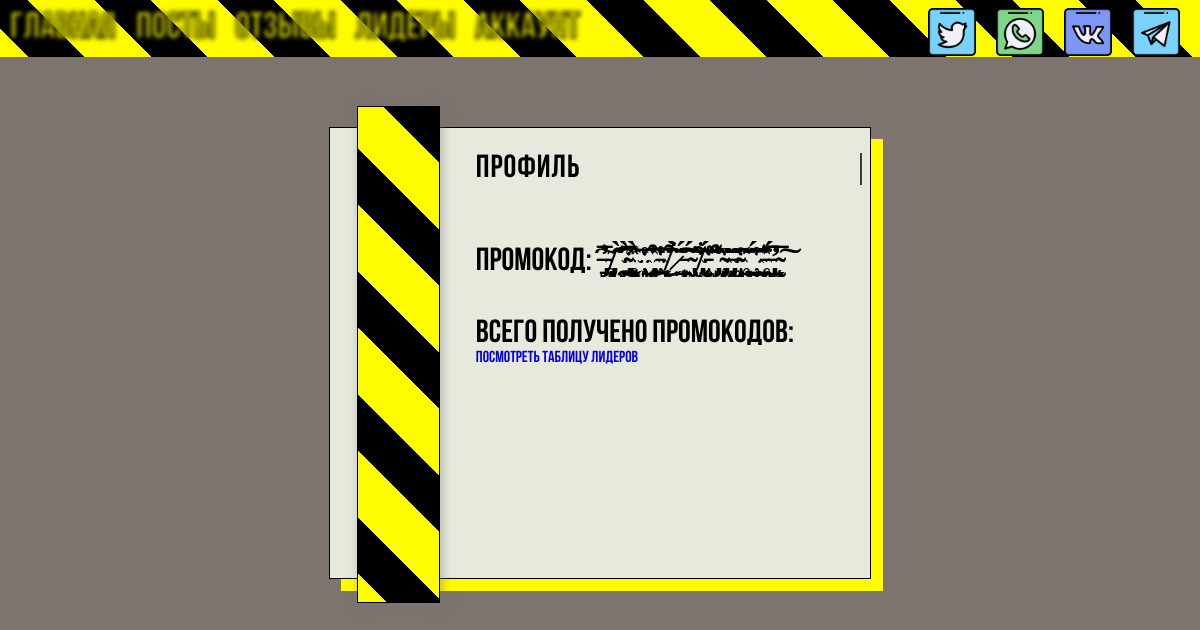
Before: /account/1 with the older database file.
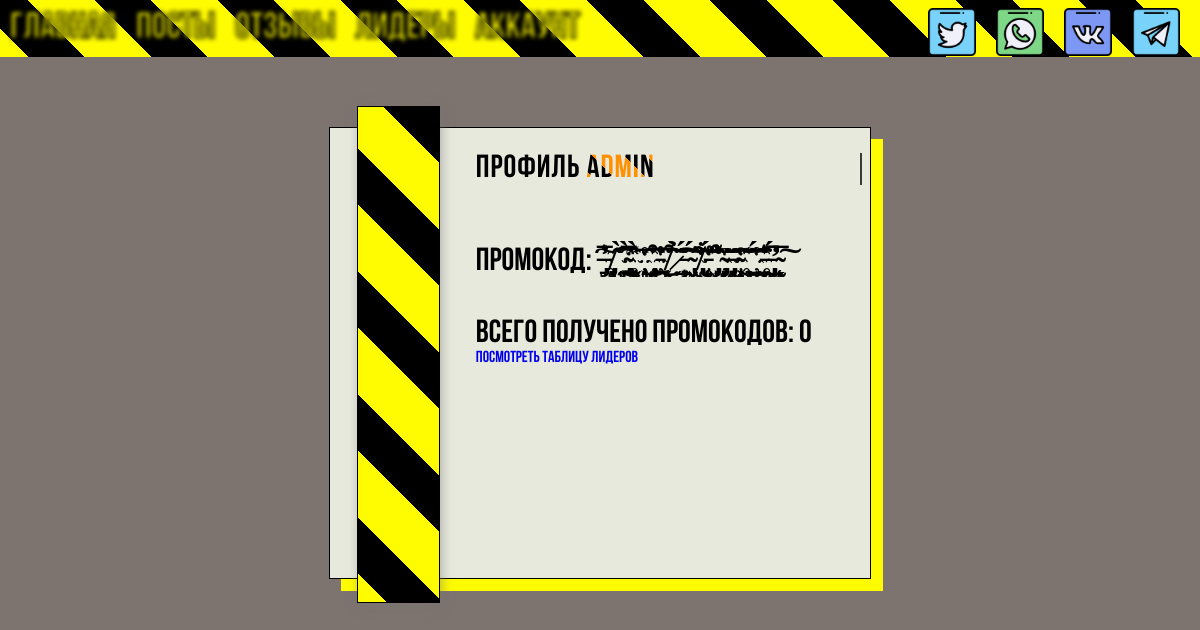
After: the same page with the newer database file.
### app.py (models this page shows, shortened)
class User(db.Model, UserMixin):
    id = db.Column(db.Integer, primary_key=True)
    login = db.Column(db.String(17), nullable=False, unique = True)
    password = db.Column(db.String(64), nullable=False)
    promocode50 = db.Column(db.Text, unique = True)
    promocode100 = db.Column(db.Text, unique = True)
    promocode_all = db.Column(db.Integer)
    promocode_date = db.Column(db.DateTime, default=datetime.now())

### app.py (the view)
@app.route("/account/<int:id>")
def def_account(id):
    user = User.query.get(id)
    return render_template('def_account.html', user=user)

### app.py (called while the page is built)
@app.after_request
def redirect_to_signin(response):
    if response.status_code == 401:
        return redirect(url_for("login_page"))
    return response

### templates/def_account.html (shortened to what this page needs)
{% extends 'pattern.html' %}
{% block links_scripts %}
<link href="../static/css/account.css" type="text/css" rel="stylesheet">
<link href="../static/css/glitch.css" type="text/css" rel="stylesheet">
{% endblock %}
{% block body%}
<div class="container">
    <div class="leftbox"></div>
    <div class="rightbox">
        <div class="hero">
            <div class="header">
                <h1 class="line anim-typewriter">профиль&nbsp;<span>{{ user.login }}</span></h1>
            </div>
            <h1>промокод: <div style="display:inline-block;" class="glitch"
                    data-text="  ̶̡̠҇̾͛̅ ̸̡͉̟̃̃͡ ҈͔̩̀̍̌͜͡ ̴̢̰̪̅̀̕ ҉̨͈͑̀͞ ҈̘͈̎͜͡ ҉̡͍̍͒͡ ̵̪̠̔̌͜͡ ̸̨͔͒͠ ̷̣̉̇̀͢͡ ̵̧̞̩͔̆́̈͠ ̴̢̬̤̈́̏̃̕ ̸̢̜͋̆͝ ̵̨͙͍̈́̾̌̕ ҉̡̣͕̐̆͌͝ ̴̡͎̙̏̃̎͝ ̶̡̞̭͉̏̃͞ ̴̝͓̗̑͜͝ ҉͉̥̌̋͜͞ ҈̠͎҇́̌͐͢ͅ ̵̧̠̆̔͛̕ͅ ̵̡̛̘̈́̚ ̴̨̗̰̅͠ͅ">
                     ̶̡̠҇̾͛̅ ̸̡͉̟̃̃͡ ҈͔̩̀̍̌͜͡ ̴̢̰̪̅̀̕ ҉̨͈͑̀͞ ҈̘͈̎͜͡ ҉̡͍̍͒͡ ̵̪̠̔̌͜͡ ̸̨͔͒͠ ̷̣̉̇̀͢͡ ̵̧̞̩͔̆́̈͠ ̴̢̬̤̈́̏̃̕ ̸̢̜͋̆͝ ̵̨͙͍̈́̾̌̕ ҉̡̣͕̐̆͌͝ ̴̡͎̙̏̃̎͝ ̶̡̞̭͉̏̃͞ ̴̝͓̗̑͜͝ ҉͉̥̌̋͜͞ ҈̠͎҇́̌͐͢ͅ ̵̧̠̆̔͛̕ͅ ̵̡̛̘̈́̚ ̴̨̗̰̅͠ͅ
                </div></br></h1>
            <h1 style="margin-bottom: 0px;">всего получено промокодов: {{ user.promocode_all }}</br></h1>
            <a class="btn" href="/board">посмотреть таблицу лидеров</a>
        </div>
    </div>
</div>
{% endblock %}

Changed rows visible on the page:
added User: login "admin", promocode_all "0"
